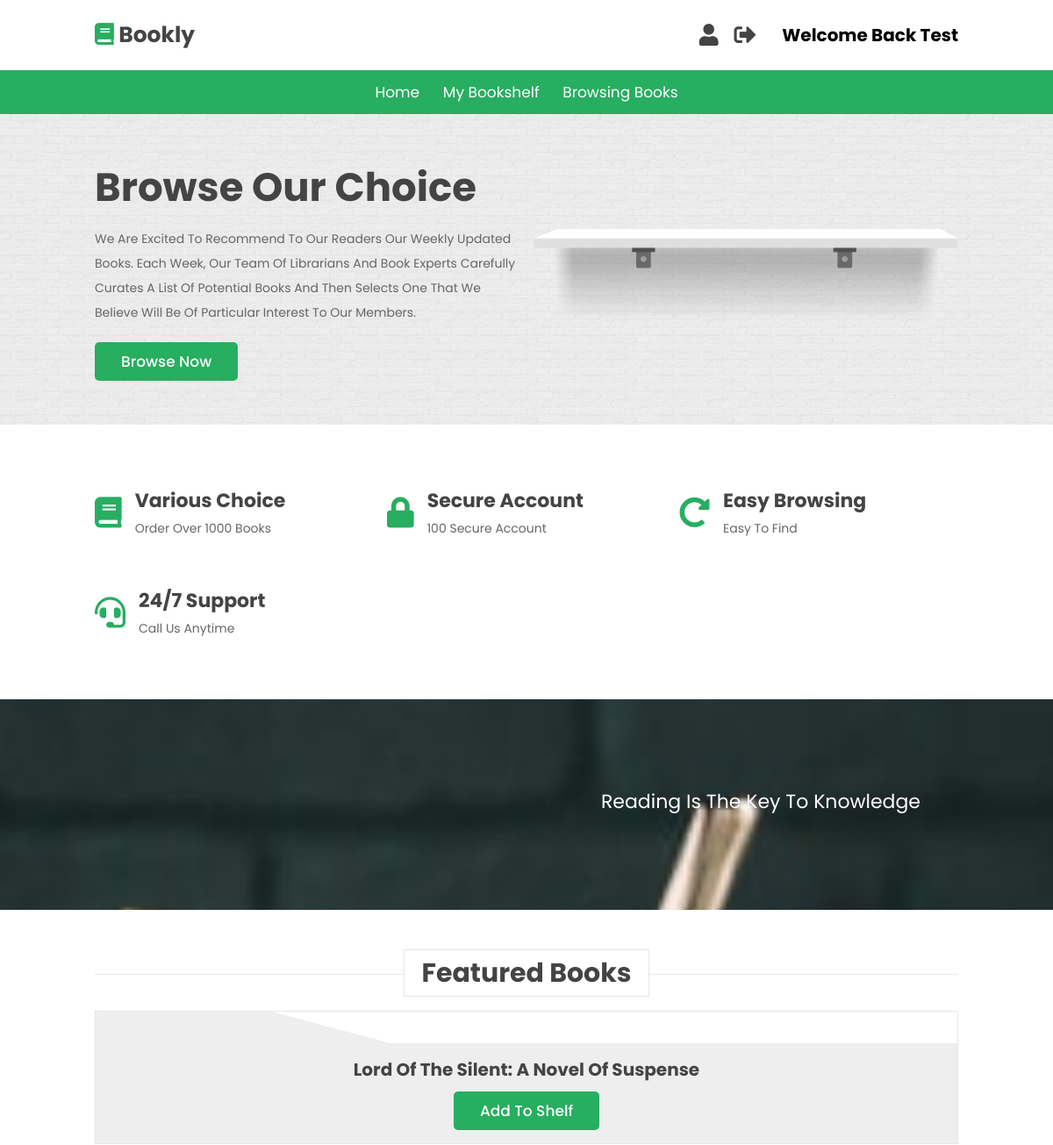
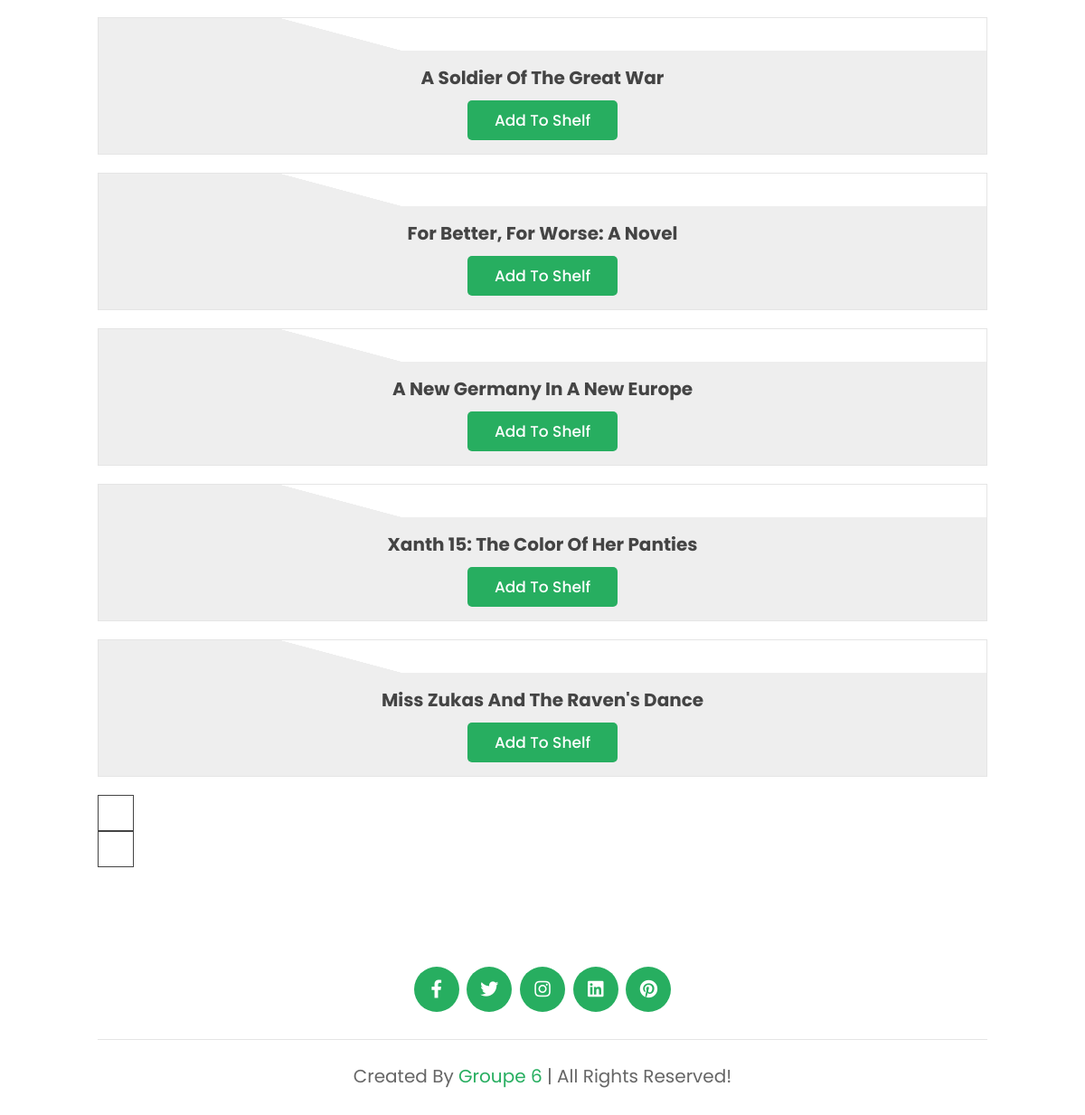
The page /index.php (signed in) on the database its author committed (2 pictures, top to bottom).
### tables this page shows
CREATE TABLE `books` (
  `ISBN` varchar(20) DEFAULT NULL,
  `Book-Title` varchar(200) DEFAULT NULL,
  `Book-Author` varchar(100) DEFAULT NULL,
  `Year-Publication` varchar(30) DEFAULT NULL,
  `Publisher` varchar(100) DEFAULT NULL,
  `Image-URL-S` varchar(200) DEFAULT NULL,
  `Image-URL-M` varchar(200) DEFAULT NULL,
  `Image-URL-L` varchar(200) DEFAULT NULL
);

### index.php (the view, shortened to what this page needs)
<!DOCTYPE html>
<html lang="en">
<head>
    <link rel="stylesheet" href="https://unpkg.com/swiper@7/swiper-bundle.min.css" />
    <link rel="stylesheet" href="https://cdnjs.cloudflare.com/ajax/libs/font-awesome/5.15.4/css/all.min.css">
    <link rel="stylesheet" href="css/style.css">
    <?php
    include "./php/userBookRenting.php";
    ?>
</head>
<body>
    <header class="header">
        <div class="header-1">
            <a href="#" class="logo"> <i class="fas fa-book"></i> bookly </a>
            <div class="icons">
                <?php if (!empty($_SESSION['username'])) {  ?>
                    <?php if (!empty($_SESSION['adminName'])) { ?>
                        <a href="../Library-E-Book/php/adminProfile.php" class="fas fa-user-graduate"></a>
                    <?php } else { ?>
                        <a href="../Library-E-Book/php/userprofile.php" class="fas fa-user"></a>
                    <?php } ?>
                    <a href="../Library-E-Book/php/logout.php" class="fas fa-sign-out-alt"></a>
                <?php } ?>
            </div>
            <?php
            if (!empty($_SESSION['username'])) {
            ?>
                <div class="index">
                    <h1>
                        Welcome back <?php echo $_SESSION['username']; ?>
                    </h1>
                </div>
            <?php } ?>
        </div>
        <div class="header-2">
            <nav class="navbar">
                <?php
                if (!empty($_SESSION['adminID'])) {
                ?>
                    <a href="./php/adminProfile.php">home</a>
                    <a href="./php/adminBookListing.php">Book Management</a>
                <?php
                } elseif (!empty($_SESSION['username']) && empty($_SESSION['adminID'])) {
                ?>
                    <a href="./php/userprofile.php">home</a>
                    <a href="./php/userBookListing.php">My bookshelf</a>
                    <a href="./php/userBookBrowsing.php">Browsing Books</a>
                <?php } else { ?>
                    <a href="#">home</a>
                    <a href="./php/bookBrowsing.php">Browse Books</a>
                <?php } ?>
            </nav>
        </div>
    </header>
    <section class="home" id="home">
        <div class="row">
            <div class="content">
                <h3>Browse our choice</h3>
                <p>
                    We are excited to recommend to our readers our weekly updated books. Each week, our team of librarians and book experts carefully curates a list of potential books and then selects one that we believe will be of particular interest to our members.
                </p>
                <?php
                if (!empty($_SESSION['username'])) {
                ?>
                    <a href="./php/userBookBrowsing.php" class="btn">Browse Now</a>
                <?php } else { ?>
                    <a href="./php/bookBrowsing.php" class="btn">Browse Now</a>
                <?php } ?>
            </div>
            <div class="swiper books-slider">
                <div class="swiper-wrapper">
                </div>
                <img src="image/stand.png" class="stand" alt="">
            </div>
        </div>
    </section>
    <section class="icons-container">
        <div class="icons">
            <i class="fas fa-book"></i>
            <div class="content">
                <h3>various choice</h3>
                <p>order over 1000 books</p>
            </div>
        </div>
        <div class="icons">
            <i class="fas fa-lock"></i>
            <div class="content">
                <h3>secure account</h3>
                <p>100 secure account</p>
            </div>
        </div>
        <div class="icons">
            <i class="fas fa-redo-alt"></i>
            <div class="content">
                <h3>easy browsing</h3>
                <p>easy to find</p>
            </div>
        </div>
        <div class="icons">
            <i class="fas fa-headset"></i>
            <div class="content">
                <h3>24/7 support</h3>
                <p>call us anytime</p>
            </div>
        </div>
    </section>
    <section class="newsletter">
        <form action="">
            <h3>Reading is the key to knowledge</h3>
        </form>
    </section>
    <section class="featured" id="featured">
        <h1 class="heading"> <span>featured books</span> </h1>
        <div class="swiper featured-slider">
            <div class="swiper-wrapper">
                <div class="swiper-slide box">
                    <?php
                    $query = "SELECT * FROM books WHERE `ISBN` = '380817144'";
                    $result = mysqli_query($connection, $query);
                    $row = mysqli_fetch_assoc($result);
                    ?>
                    <div class="image">
                    </div>
                    <div class="content">
                        <h3><?php echo $row['Book-Title'] ?></h3>
                        <form action="" method="post">
                            <input type="submit" value="add to shelf" name="rentBook" class="btn">
                        </form>
                    </div>
                </div>
                <div class="swiper-slide box">
                    <?php
                    $query = "SELECT * FROM books WHERE `ISBN` = '380715899'";
                    $result = mysqli_query($connection, $query);
                    $row = mysqli_fetch_assoc($result);
                    ?>
                    <div class="image">
                    </div>
                    <div class="content">
                        <h3><?php echo $row['Book-Title'] ?></h3>
                        <form action="" method="post">
                            <input type="submit" value="add to shelf" name="rentBook" class="btn">
                        </form>
                    </div>
                </div>
                <div class="swiper-slide box">
                    <?php
                    $query = "SELECT * FROM books WHERE `ISBN` = '380820447'";
                    $result = mysqli_query($connection, $query);
                    $row = mysqli_fetch_assoc($result);
                    ?>
                    <div class="image">
                    </div>
                    <div class="content">
                        <h3><?php echo $row['Book-Title'] ?></h3>
                        <form action="" method="post">
                            <input type="submit" value="add to shelf" name="rentBook" class="btn">
                        </form>
                    </div>
                </div>
                <div class="swiper-slide box">
                    <?php
                    $query = "SELECT * FROM books WHERE `ISBN` = '415928087'";
                    $result = mysqli_query($connection, $query);
                    $row = mysqli_fetch_assoc($result);
                    ?>
                    <div class="image">
                    </div>
                    <div class="content">
                        <h3><?php echo $row['Book-Title'] ?></h3>
                        <a href="#" class="btn">add to shelf</a>
                    </div>
                </div>
                <div class="swiper-slide box">
                    <?php
                    $query = "SELECT * FROM books WHERE `ISBN` = '380759497'";
                    $result = mysqli_query($connection, $query);
                    $row = mysqli_fetch_assoc($result);
                    ?>
                    <div class="image">
                    </div>
                    <div class="content">
                        <h3><?php echo $row['Book-Title'] ?></h3>
                        <form action="" method="post">
                            <input type="submit" value="add to shelf" name="rentBook" class="btn">
                        </form>
                    </div>
                </div>
                <div class="swiper-slide box">
                    <?php
                    $query = "SELECT * FROM books WHERE `ISBN` = '038078243X'";
                    $result = mysqli_query($connection, $query);
                    $row = mysqli_fetch_assoc($result);
                    ?>
                    <div class="image">
                    </div>
                    <div class="content">
                        <h3><?php echo $row['Book-Title'] ?></h3>
                        <form action="" method="post">
                            <input type="submit" value="add to shelf" name="rentBook" class="btn">
                        </form>
                    </div>
                </div>
            </div>
            <div class="swiper-button-next"></div>
            <div class="swiper-button-prev"></div>
        </div>
    </section>
    <section class="footer">
        <div class="share">
            <a href="#" class="fab fa-facebook-f"></a>
            <a href="#" class="fab fa-twitter"></a>
            <a href="#" class="fab fa-instagram"></a>
            <a href="#" class="fab fa-linkedin"></a>
            <a href="#" class="fab fa-pinterest"></a>
        </div>
        <div class="credit"> created by <span>Groupe 6</span> | all rights reserved! </div>
    </section>
</body>
</html>

### css/style.css (style rules this page uses)
:root { --green: #27ae60; --dark-color: #219150; --black: #444; --light-color: #666; --border: .1rem solid rgba(0, 0, 0, .1); --border-hover: .1rem solid var(--black); --box-shadow: 0 .5rem 1rem rgba(0, 0, 0, .1); }
* { font-family: 'Poppins', sans-serif; margin: 0; padding: 0; box-sizing: border-box; outline: none; border: none; text-decoration: none; text-transform: capitalize; transition: all .2s linear; transition: width none; }
html { font-size: 62.5%; overflow-x: hidden; scroll-padding-top: 5rem; scroll-behavior: smooth; }
section { padding: 5rem 9%; }
.heading { text-align: center; margin-bottom: 2rem; position: relative; }
.heading::before { content: ''; position: absolute; top: 50%; left: 0; transform: translateY(-50%); width: 100%; height: .01rem; background: rgba(0, 0, 0, .1); z-index: -1; }
.heading span { font-size: 3rem; padding: .5rem 2rem; color: var(--black); background: #fff; border: var(--border); }
.btn { margin-top: 1rem; display: inline-block; padding: .9rem 3rem; border-radius: .5rem; color: #fff; background: var(--green); font-size: 1.7rem; cursor: pointer; font-weight: 500; }
.header .header-1 { background: #fff; padding: 1.5rem 9%; display: flex; align-items: center; justify-content: space-between; }
.header .header-1 .logo { font-size: 2.5rem; font-weight: bolder; color: var(--black); }
.header .header-1 .logo i { color: var(--green); }
.header .header-1 .icons div, .header .header-1 .icons a { font-size: 2.5rem; margin-left: 1.5rem; color: var(--black); cursor: pointer; }
.header .header-2 { background: var(--green); }
.header .header-2 .navbar { text-align: center; }
.header .header-2 .navbar a { color: #fff; display: inline-block; padding: 1.2rem; font-size: 1.7rem; }
.home { background: url(../image/banner-bg.jpg) no-repeat; background-size: cover; background-position: center; }
.home .row { display: flex; align-items: center; flex-wrap: wrap; gap: 1.5rem; }
.home .row .content { flex: 1 1 42rem; }
.home .row .books-slider { flex: 1 1 42rem; text-align: center; margin-top: 2rem; }
.home .row .books-slider .stand { width: 100%; margin-top: -2rem; }
.home .row .content h3 { color: var(--black); font-size: 4.5rem; }
.home .row .content p { color: var(--light-color); font-size: 1.4rem; line-height: 2; padding: 1rem 0; }
.icons-container { display: grid; grid-template-columns: repeat(auto-fit, minmax(25rem, 1fr)); gap: 1.5rem; }
.icons-container .icons { display: flex; align-items: center; gap: 1.5rem; padding: 2rem 0; }
.icons-container .icons i { font-size: 3.5rem; color: var(--green); }
.icons-container .icons h3 { font-size: 2.2rem; color: var(--black); padding-bottom: .5rem; }
.icons-container .icons p { font-size: 1.4rem; color: var(--light-color); }
.featured .featured-slider .box { margin: 2rem 0; position: relative; overflow: hidden; border: var(--border); text-align: center; }
.featured .featured-slider .box .image { padding: 1rem; background: linear-gradient(15deg, #eee 30%, #fff 30.1%); }
.featured .featured-slider .box .content { background: #eee; padding: 1.5rem; }
.featured .featured-slider .box .content h3 { font-size: 2rem; color: var(--black); }
.swiper-button-next, .swiper-button-prev { border: var(--border-hover); height: 4rem; width: 4rem; color: var(--black); background: #fff; }
.swiper-button-next::after, .swiper-button-prev::after { font-size: 2rem; }
.newsletter { background: url(../image/letter-bg.jpg) no-repeat; background-size: cover; background-position: center; background-attachment: fixed; }
.newsletter form { max-width: 45rem; margin-left: auto; text-align: center; padding: 5rem 0; }
.newsletter form h3 { font-size: 2.2rem; color: #fff; padding-bottom: .7rem; font-weight: normal; }
.footer .share { padding: 1rem 0; text-align: center; }
.footer .share a { height: 5rem; width: 5rem; line-height: 5rem; font-size: 2rem; color: #fff; background: var(--green); margin: 0 .3rem; border-radius: 50%; }
.footer .credit { border-top: var(--border); margin-top: 2rem; padding: 0 1rem; padding-top: 2.5rem; font-size: 2rem; color: var(--light-color); text-align: center; }
.footer .credit span { color: var(--green); }

### rows shown on the page
books: value "Lord Of The Silent: A Novel Of Suspense"
books: value "A Soldier Of The Great War"
books: value "For Better, For Worse: A Novel"
books: value "A New Germany In A New Europe"
books: value "Xanth 15: The Color Of Her Panties"
books: value "Miss Zukas And The Raven's Dance"

### other values the page prints
$_SESSION['username'] "Test"
